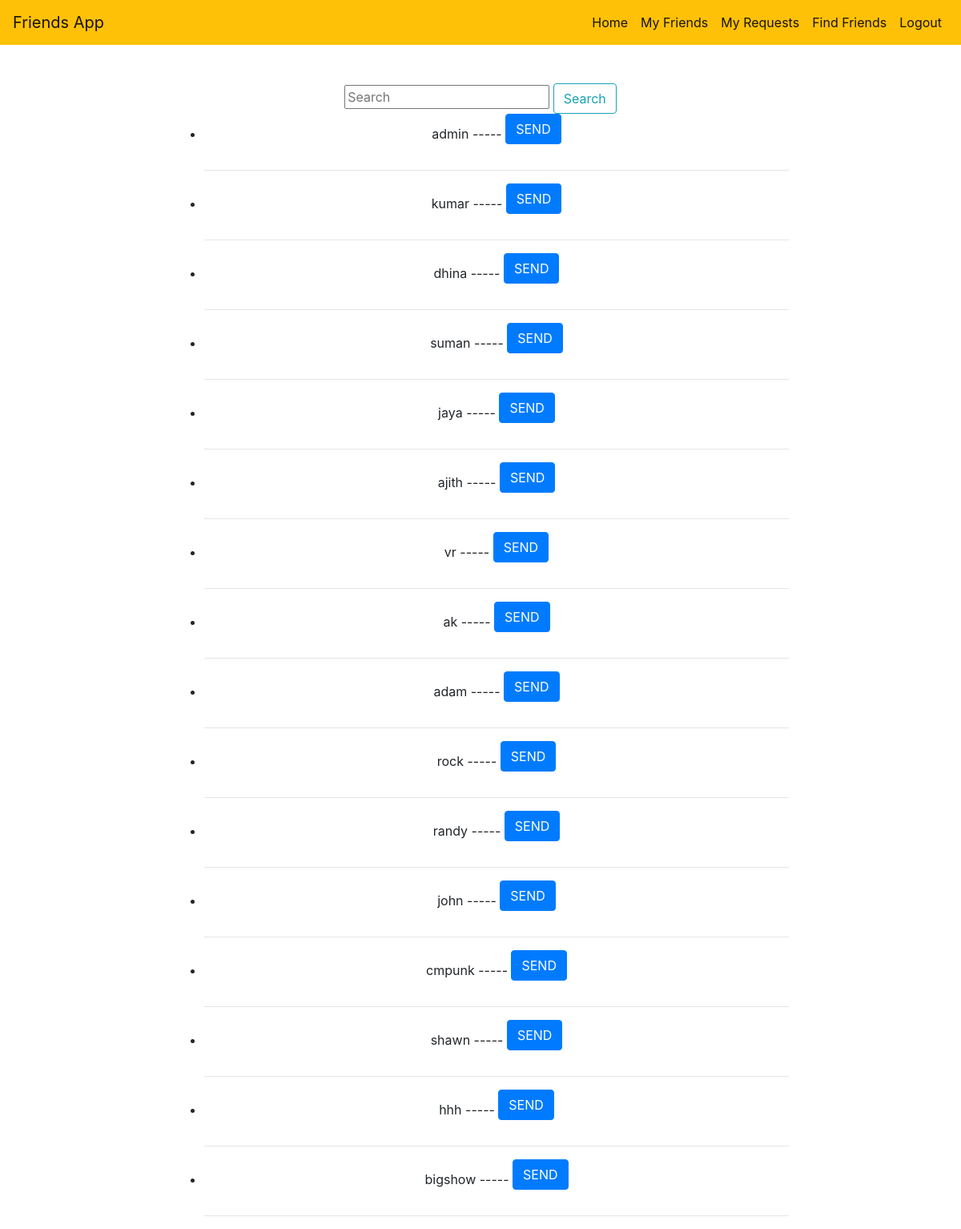
Page /findfriends/ (signed in) on the committed database.
### friends/models.py (models this page shows, shortened)
class Profile(models.Model):
	user = models.OneToOneField(User, on_delete=models.CASCADE)
	friends = models.ManyToManyField('Profile',blank=True)

### friends/views.py (the view)
# urls.py: path('findfriends/',views.FindFriendsView,name='findfriends'),
def FindFriendsView(request):
	current_profile = Profile.objects.get(user=request.user)
	all_except_current = Profile.objects.exclude(user=current_profile.user)
	currents_friends = current_profile.friends.all()
	find_friends = all_except_current.difference(currents_friends)
	if 'q' in request.GET:
		q = request.GET['q']
		all_except_current = all_except_current.filter(user__username__istartswith=q)
		find_friends = all_except_current.difference(currents_friends)
	return render(request,'findfriends.html',{'find_friends':find_friends})

### friends/templates/findfriends.html (shortened to what this page needs)
{% extends 'base.html' %}
{% block content %}
{% if user.is_authenticated %}
<center>
  	<div class = "col-md-8 offset-md-0.5 pt-5">
		<center>
	<form method="get">
		<input name="q" type="text" placeholder="Search">
		<button type="submit" class="btn btn-outline-info">Search</button>
	</form>
	<ul>
	{% for friend in find_friends %}
			<li>{{friend.user}} ----- <a href="send_request/{{ friend.id }}/"class="btn btn-primary mb-3">SEND</a></li>
			<hr>
	{% endfor %}
	</ul>
</center>
</div>
</center>
{% else %}
	<h2>You ARE NOT AUTHENTICATED</h2>
{% endif %}
{% endblock %}

### rows in the picture
Profile: user "admin"
Profile: user "kumar"
Profile: user "dhina"
Profile: user "suman"
Profile: user "jaya"
Profile: user "ajith"
Profile: user "vr"
Profile: user "ak"
Profile: user "adam"
Profile: user "rock"
Profile: user "randy"
Profile: user "john"
Profile: user "cmpunk"
Profile: user "shawn"
Profile: user "hhh"
Profile: user "bigshow"
